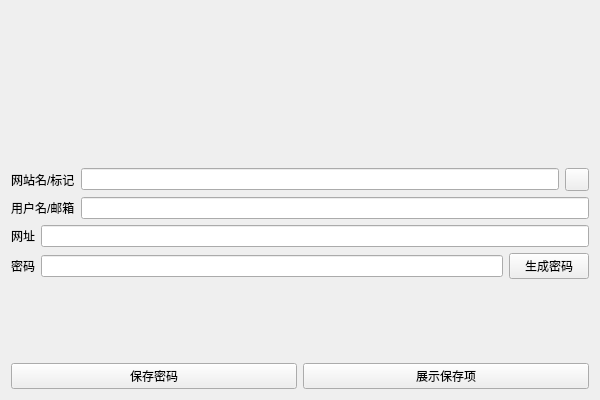
<?xml version="1.0" encoding="UTF-8"?>
<ui version="4.0">
 <class>password_manage</class>
 <widget class="QWidget" name="password_manage">
  <property name="geometry">
   <rect>
    <x>0</x>
    <y>0</y>
    <width>600</width>
    <height>400</height>
   </rect>
  </property>
  <property name="windowTitle">
   <string>密码管理器</string>
  </property>
  <layout class="QVBoxLayout" name="verticalLayout">
   <item>
    <layout class="QHBoxLayout" name="horizontalLayout_2">
     <item>
      <widget class="ImageLabel" name="ImageLabel"/>
     </item>
    </layout>
   </item>
   <item>
    <widget class="HorizontalSeparator" name="HorizontalSeparator_2"/>
   </item>
   <item>
    <layout class="QHBoxLayout" name="horizontalLayout">
     <item>
      <widget class="StrongBodyLabel" name="StrongBodyLabel">
       <property name="text">
        <string>网站名/标记</string>
       </property>
      </widget>
     </item>
     <item>
      <widget class="LineEdit" name="LineEdit"/>
     </item>
     <item>
      <widget class="ToolButton" name="ToolButton"/>
     </item>
    </layout>
   </item>
   <item>
    <layout class="QHBoxLayout" name="horizontalLayout_3">
     <item>
      <widget class="StrongBodyLabel" name="StrongBodyLabel_2">
       <property name="text">
        <string>用户名/邮箱</string>
       </property>
      </widget>
     </item>
     <item>
      <widget class="LineEdit" name="LineEdit_2"/>
     </item>
    </layout>
   </item>
   <item>
    <layout class="QHBoxLayout" name="horizontalLayout_4">
     <item>
      <widget class="StrongBodyLabel" name="StrongBodyLabel_4">
       <property name="text">
        <string>网址</string>
       </property>
      </widget>
     </item>
     <item>
      <widget class="LineEdit" name="LineEdit_4"/>
     </item>
    </layout>
   </item>
   <item>
    <layout class="QHBoxLayout" name="horizontalLayout_5">
     <item>
      <widget class="StrongBodyLabel" name="StrongBodyLabel_3">
       <property name="text">
        <string>密码</string>
       </property>
      </widget>
     </item>
     <item>
      <widget class="LineEdit" name="LineEdit_3"/>
     </item>
     <item>
      <widget class="PushButton" name="PushButton">
       <property name="text">
        <string>生成密码</string>
       </property>
      </widget>
     </item>
    </layout>
   </item>
   <item>
    <widget class="HorizontalSeparator" name="HorizontalSeparator"/>
   </item>
   <item>
    <layout class="QHBoxLayout" name="horizontalLayout_6">
     <item>
      <widget class="PrimaryPushButton" name="save_btn">
       <property name="text">
        <string>保存密码</string>
       </property>
      </widget>
     </item>
     <item>
      <widget class="PrimaryPushButton" name="show_btn">
       <property name="text">
        <string>展示保存项</string>
       </property>
      </widget>
     </item>
    </layout>
   </item>
  </layout>
 </widget>
 <customwidgets>
  <customwidget>
   <class>PushButton</class>
   <extends>QPushButton</extends>
   <header>qfluentwidgets</header>
  </customwidget>
  <customwidget>
   <class>PrimaryPushButton</class>
   <extends>PushButton</extends>
   <header>qfluentwidgets</header>
  </customwidget>
  <customwidget>
   <class>ToolButton</class>
   <extends>QToolButton</extends>
   <header>qfluentwidgets</header>
  </customwidget>
  <customwidget>
   <class>HorizontalSeparator</class>
   <extends>QWidget</extends>
   <header>qfluentwidgets</header>
  </customwidget>
  <customwidget>
   <class>StrongBodyLabel</class>
   <extends>QLabel</extends>
   <header>qfluentwidgets</header>
  </customwidget>
  <customwidget>
   <class>ImageLabel</class>
   <extends>QLabel</extends>
   <header>qfluentwidgets</header>
  </customwidget>
  <customwidget>
   <class>LineEdit</class>
   <extends>QLineEdit</extends>
   <header>qfluentwidgets</header>
  </customwidget>
 </customwidgets>
 <resources/>
 <connections/>
</ui>
